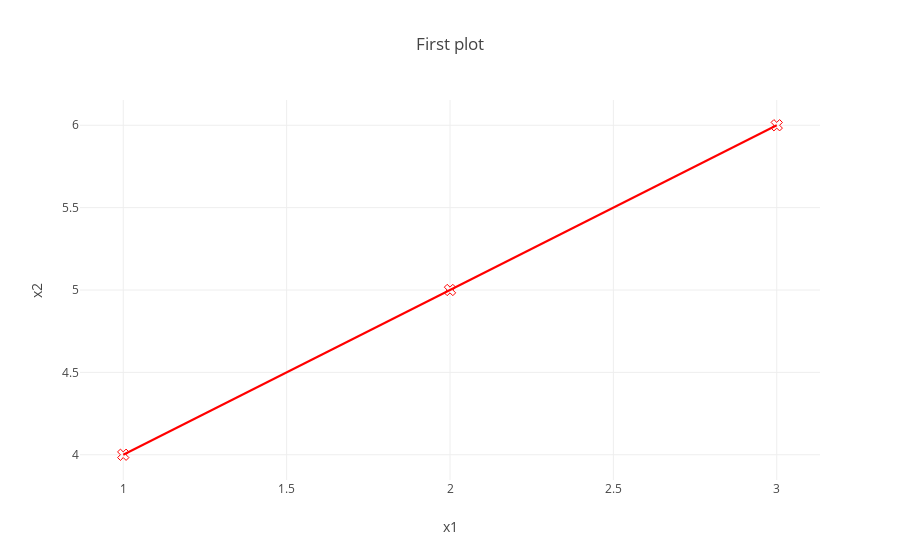

This figure's notebook cell:
### Markdown cell above
Generate figure, which is a dictionary-like object. Then call offline plot to show it in jupyter.

### Code cell
trace1=go.Scatter(x=[1,2,3],y=[4,5,6],
                 marker={'color':'red', 'symbol':104, 'size':10},
                 mode='markers+lines',
                 text=['one','two','three'],
                 name='1st trace')

layout=go.Layout(title='First plot', xaxis={'title':'x1'},yaxis={'title':'x2'})

data=[trace1
     ]
figure=go.Figure(data=data,layout=layout)

iplot(figure,filename='pyguide_1')

### Figure 1 — Plotly figure (JSON) as saved in the notebook; plotly's stock layout.template omitted (floating-point values rounded to 4 significant figures)
{"data": [{"marker": {"color": "red", "size": 10, "symbol": 104}, "mode": "markers+lines", "name": "1st trace", "text": ["one", "two", "three"], "type": "scatter", "uid": "6a1366da-bcc7-11e8-b3ab-001d4f4942cc", "x": [1, 2, 3], "y": [4, 5, 6]}], "layout": {"title": "First plot", "xaxis": {"title": "x1"}, "yaxis": {"title": "x2"}}}
